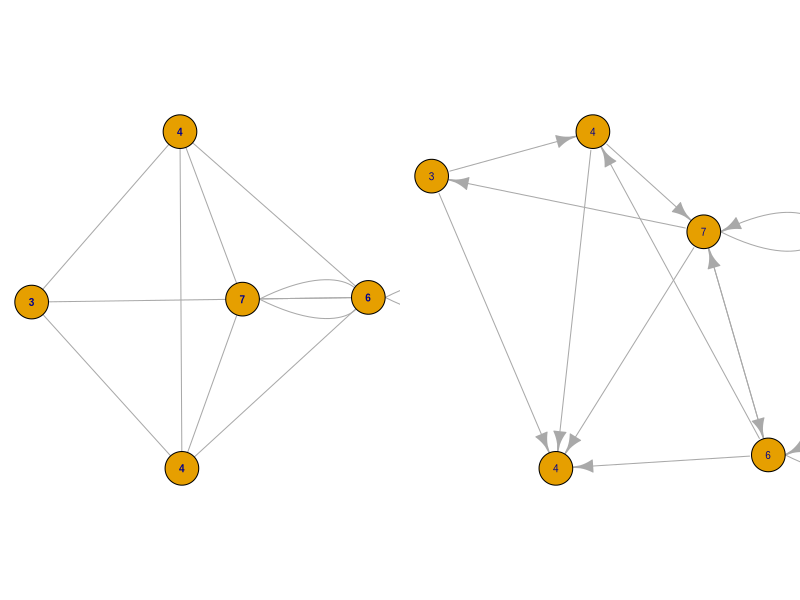

Here is the R script that generated this plot:
## ---- chunk 1
#| warning: false
library(igraph)

mat = matrix(
    c(c(1,0,0,1,0),
    c(1,0,1,0,0),
    c(0,0,0,1,0),
    c(1,1,0,1,0),
    c(1,1,1,1,0)),
    nrow=5, ncol=5
)

g = igraph::graph_from_adjacency_matrix(mat)
par(mar = c(0, 0, 0, 0), mfrow=c(1,2)) 
plot(g, 
    vertex.size=20, 
        vertex.label = degree(g),
        vertex.label.cex=0.6,
        vertex.label.family="Arial",
        vertex.label.font = 2,
    loop.size = 2,
    edge.arrow.mode=0)
plot(g, 
    vertex.size=20, 
        vertex.label = degree(g),
        vertex.label.cex=0.6,
        vertex.label.family="Arial",
        vertex.label.font = 1,
    loop.size = 2,
    edge.arrow.mode=2)
